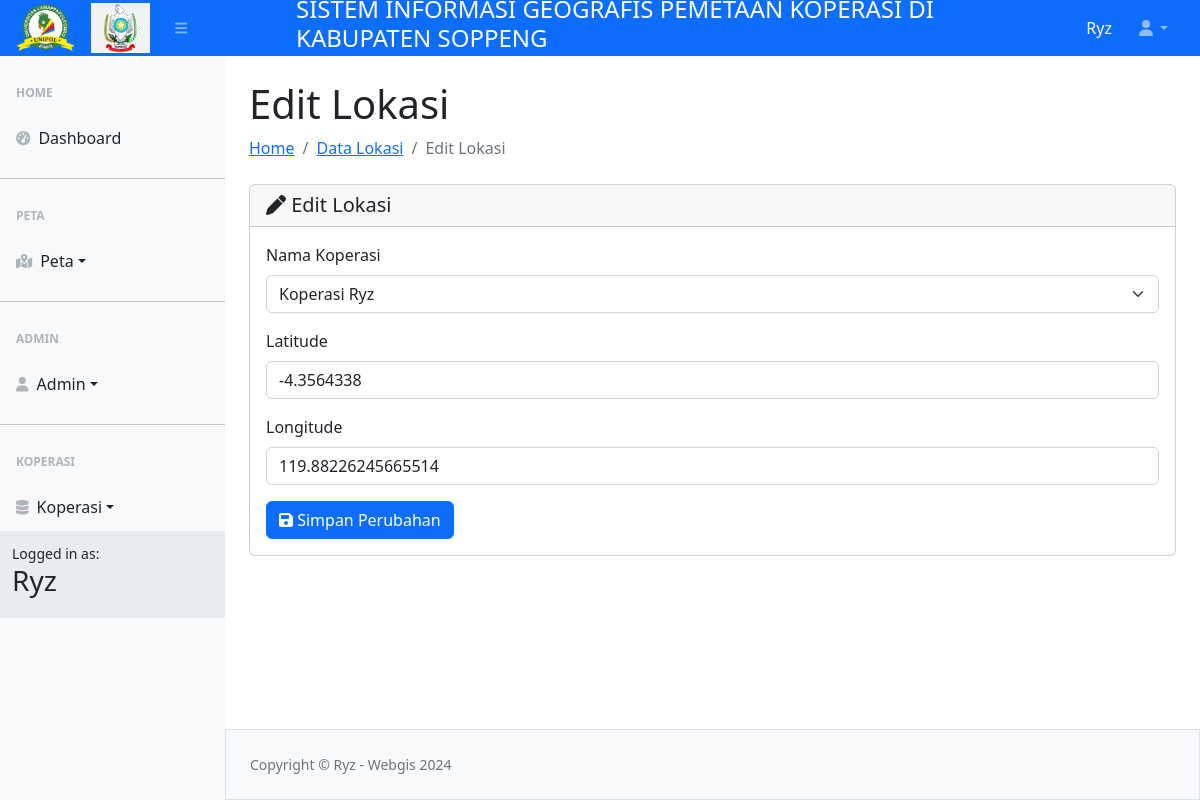
The app's page /sig/edit-lokasi.php?id_lokasi=7 (signed in) with its own data.
### tables this page shows
CREATE TABLE `lokasi` (
  `id_lokasi` int(150) NOT NULL,
  `id_koperasi` int(150) NOT NULL,
  `latitude` varchar(150) NOT NULL,
  `longitude` varchar(150) NOT NULL
);

CREATE TABLE `koperasi` (
  `id_koperasi` int(150) NOT NULL,
  `id_kecamatan` int(150) NOT NULL,
  `id_jenis` int(150) NOT NULL,
  `nama_koperasi` varchar(250) NOT NULL,
  `alamat_koperasi` varchar(250) NOT NULL,
  `no_hukum` varchar(250) NOT NULL,
  `nomor_telepon` varchar(100) NOT NULL,
  `email` varchar(250) NOT NULL,
  `gambar` varchar(250) NOT NULL
);

### sig/edit-lokasi.php (the view, shortened to what this page needs)
<?php
include_once "../config.php";
if (isset($_GET['id_lokasi'])) {
    $id_lokasi = $_GET['id_lokasi'];
    $query = mysqli_query($koneksi, "SELECT * FROM lokasi WHERE id_lokasi = '$id_lokasi'");
    $data = mysqli_fetch_array($query);
} else {
    echo "ID Lokasi tidak ada.";
    exit;
}
include_once "../template/header.php";
include_once "../template/navbar.php";
include_once "../template/sidebar.php";
?>
<div id="layoutSidenav_content">
    <main>
        <div class="container-fluid px-4">
            <h1 class="mt-4">Edit Lokasi</h1>
            <ol class="breadcrumb mb-4">
                <li class="breadcrumb-item"><a href="../index.php">Home</a></li>
                <li class="breadcrumb-item"><a href="data-lokasi.php">Data Lokasi</a></li>
                <li class="breadcrumb-item active">Edit Lokasi</li>
            </ol>
            <div class="card">
                <div class="card-header">
                    <span class="h5 my-2"><i class="fa-solid fa-pen"></i> Edit Lokasi</span>
                </div>
                <div class="card-body">
                    <form action="update-proses-lokasi.php" method="POST">
                        <div class="mb-3">
                            <label for="id_koperasi" class="form-label">Nama Koperasi</label>
                            <select class="form-select" name="id_koperasi" id="id_koperasi" required>
                                <?php
                                $koperasiQuery = mysqli_query($koneksi, "SELECT * FROM koperasi");
                                while ($koperasi = mysqli_fetch_array($koperasiQuery)) {
                                    echo "<option value='" . $koperasi['id_koperasi'] . "' " . ($koperasi['id_koperasi'] == $data['id_koperasi'] ? "selected" : "") . ">" . $koperasi['nama_koperasi'] . "</option>";
                                }
                                ?>
                            </select>
                        </div>
                        <div class="mb-3">
                            <label for="latitude" class="form-label">Latitude</label>
                            <input type="text" class="form-control" name="latitude" id="latitude" value="<?= $data['latitude'] ?>" required>
                        </div>
                        <div class="mb-3">
                            <label for="longitude" class="form-label">Longitude</label>
                            <input type="text" class="form-control" name="longitude" id="longitude" value="<?= $data['longitude'] ?>" required>
                        </div>
                        <button type="submit" class="btn btn-primary"><i class="fa-solid fa-floppy-disk"></i> Simpan Perubahan</button>
                    </form>
                </div>
            </div>
        </div>
    </main>
<?php
include_once "../template/footer.php";
?>

### template/header.php (style rules this page uses)
button { padding: 8px 15px; font-size: 16px; cursor: pointer; }

### records on screen
lokasi: id_koperasi "Koperasi Ryz", latitude "-4.3564338", longitude "119.88226245665514"

### other values on screen
$_SESSION["ssUser"] "Ryz"
